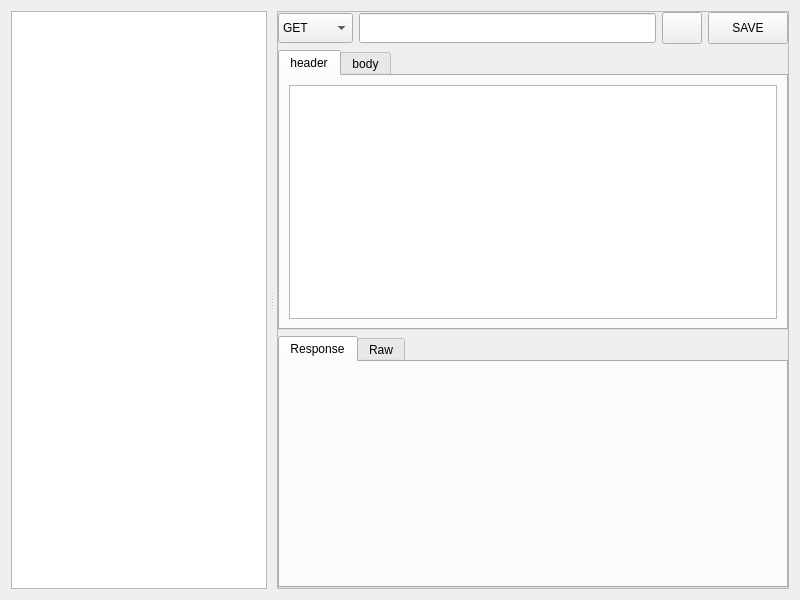
<?xml version="1.0" encoding="UTF-8"?>
<ui version="4.0">
 <class>Form</class>
 <widget class="QWidget" name="Form">
  <property name="geometry">
   <rect>
    <x>0</x>
    <y>0</y>
    <width>800</width>
    <height>600</height>
   </rect>
  </property>
  <property name="sizePolicy">
   <sizepolicy hsizetype="Preferred" vsizetype="Preferred">
    <horstretch>0</horstretch>
    <verstretch>0</verstretch>
   </sizepolicy>
  </property>
  <property name="minimumSize">
   <size>
    <width>800</width>
    <height>600</height>
   </size>
  </property>
  <property name="sizeIncrement">
   <size>
    <width>100</width>
    <height>0</height>
   </size>
  </property>
  <property name="baseSize">
   <size>
    <width>10</width>
    <height>20</height>
   </size>
  </property>
  <property name="windowTitle">
   <string>Form</string>
  </property>
  <property name="layoutDirection">
   <enum>Qt::LeftToRight</enum>
  </property>
  <layout class="QVBoxLayout" name="verticalLayout">
   <item>
    <widget class="QSplitter" name="splitter">
     <property name="orientation">
      <enum>Qt::Horizontal</enum>
     </property>
     <property name="handleWidth">
      <number>10</number>
     </property>
     <property name="childrenCollapsible">
      <bool>false</bool>
     </property>
     <widget class="QTreeView" name="treeView">
      <property name="sizePolicy">
       <sizepolicy hsizetype="Expanding" vsizetype="Expanding">
        <horstretch>0</horstretch>
        <verstretch>0</verstretch>
       </sizepolicy>
      </property>
      <property name="minimumSize">
       <size>
        <width>200</width>
        <height>0</height>
       </size>
      </property>
      <attribute name="headerVisible">
       <bool>false</bool>
      </attribute>
     </widget>
     <widget class="QFrame" name="frame">
      <property name="sizePolicy">
       <sizepolicy hsizetype="Expanding" vsizetype="Expanding">
        <horstretch>1</horstretch>
        <verstretch>0</verstretch>
       </sizepolicy>
      </property>
      <property name="minimumSize">
       <size>
        <width>200</width>
        <height>0</height>
       </size>
      </property>
      <property name="frameShape">
       <enum>QFrame::StyledPanel</enum>
      </property>
      <property name="frameShadow">
       <enum>QFrame::Raised</enum>
      </property>
      <layout class="QGridLayout" name="gridLayout_2">
       <property name="leftMargin">
        <number>0</number>
       </property>
       <property name="topMargin">
        <number>0</number>
       </property>
       <property name="rightMargin">
        <number>0</number>
       </property>
       <property name="bottomMargin">
        <number>0</number>
       </property>
       <item row="0" column="1">
        <widget class="QLineEdit" name="lineEdit">
         <property name="minimumSize">
          <size>
           <width>0</width>
           <height>30</height>
          </size>
         </property>
         <property name="styleSheet">
          <string notr="true"/>
         </property>
        </widget>
       </item>
       <item row="0" column="3">
        <widget class="QPushButton" name="pushButton">
         <property name="minimumSize">
          <size>
           <width>0</width>
           <height>32</height>
          </size>
         </property>
         <property name="styleSheet">
          <string notr="true"/>
         </property>
         <property name="text">
          <string>SAVE</string>
         </property>
        </widget>
       </item>
       <item row="0" column="0">
        <widget class="QComboBox" name="comboBox">
         <property name="sizePolicy">
          <sizepolicy hsizetype="Minimum" vsizetype="Fixed">
           <horstretch>0</horstretch>
           <verstretch>0</verstretch>
          </sizepolicy>
         </property>
         <property name="minimumSize">
          <size>
           <width>0</width>
           <height>30</height>
          </size>
         </property>
         <property name="styleSheet">
          <string notr="true">padding: 4px</string>
         </property>
         <item>
          <property name="text">
           <string>GET</string>
          </property>
         </item>
         <item>
          <property name="text">
           <string>POST</string>
          </property>
         </item>
         <item>
          <property name="text">
           <string>PUT</string>
          </property>
         </item>
         <item>
          <property name="text">
           <string>DELETE</string>
          </property>
         </item>
        </widget>
       </item>
       <item row="0" column="2">
        <widget class="QPushButton" name="pushButton_2">
         <property name="minimumSize">
          <size>
           <width>0</width>
           <height>32</height>
          </size>
         </property>
         <property name="styleSheet">
          <string notr="true"/>
         </property>
         <property name="text">
          <string/>
         </property>
         <property name="icon">
          <iconset resource="C:/Users/wyc20/Pictures/a.qrc">
           <normaloff>:/1/QQ图片20190904225747.png</normaloff>:/1/QQ图片20190904225747.png</iconset>
         </property>
         <property name="iconSize">
          <size>
           <width>16</width>
           <height>16</height>
          </size>
         </property>
        </widget>
       </item>
       <item row="2" column="0" colspan="4">
        <widget class="QTabWidget" name="tabWidget">
         <property name="sizePolicy">
          <sizepolicy hsizetype="Expanding" vsizetype="Expanding">
           <horstretch>0</horstretch>
           <verstretch>1</verstretch>
          </sizepolicy>
         </property>
         <property name="currentIndex">
          <number>0</number>
         </property>
         <widget class="QWidget" name="tab">
          <attribute name="title">
           <string>Response</string>
          </attribute>
         </widget>
         <widget class="QWidget" name="tab_2">
          <attribute name="title">
           <string>Raw</string>
          </attribute>
         </widget>
        </widget>
       </item>
       <item row="1" column="0" colspan="4">
        <widget class="QTabWidget" name="tabWidget_2">
         <property name="minimumSize">
          <size>
           <width>0</width>
           <height>280</height>
          </size>
         </property>
         <property name="currentIndex">
          <number>0</number>
         </property>
         <widget class="QWidget" name="tab_3">
          <attribute name="title">
           <string>header</string>
          </attribute>
          <layout class="QHBoxLayout" name="horizontalLayout">
           <item>
            <widget class="QTableView" name="header_tableView">
             <property name="horizontalScrollMode">
              <enum>QAbstractItemView::ScrollPerPixel</enum>
             </property>
             <attribute name="horizontalHeaderCascadingSectionResizes">
              <bool>false</bool>
             </attribute>
             <attribute name="horizontalHeaderMinimumSectionSize">
              <number>100</number>
             </attribute>
             <attribute name="horizontalHeaderDefaultSectionSize">
              <number>200</number>
             </attribute>
             <attribute name="horizontalHeaderHighlightSections">
              <bool>false</bool>
             </attribute>
             <attribute name="horizontalHeaderStretchLastSection">
              <bool>false</bool>
             </attribute>
            </widget>
           </item>
          </layout>
         </widget>
         <widget class="QWidget" name="tab_4">
          <attribute name="title">
           <string>body</string>
          </attribute>
          <layout class="QVBoxLayout" name="verticalLayout_2">
           <item>
            <widget class="QFrame" name="frame">
             <property name="sizePolicy">
              <sizepolicy hsizetype="Preferred" vsizetype="Fixed">
               <horstretch>0</horstretch>
               <verstretch>0</verstretch>
              </sizepolicy>
             </property>
             <property name="minimumSize">
              <size>
               <width>0</width>
               <height>40</height>
              </size>
             </property>
             <property name="frameShadow">
              <enum>QFrame::Raised</enum>
             </property>
             <layout class="QHBoxLayout" name="horizontalLayout_2">
              <item>
               <widget class="QRadioButton" name="radioButton">
                <property name="text">
                 <string>form-data</string>
                </property>
               </widget>
              </item>
              <item>
               <widget class="QRadioButton" name="radioButton_2">
                <property name="text">
                 <string>x-www-form-urlencoded</string>
                </property>
               </widget>
              </item>
              <item>
               <widget class="QRadioButton" name="radioButton_3">
                <property name="text">
                 <string>binary</string>
                </property>
               </widget>
              </item>
              <item>
               <widget class="QRadioButton" name="radioButton_4">
                <property name="text">
                 <string>raw</string>
                </property>
               </widget>
              </item>
              <item>
               <spacer name="horizontalSpacer">
                <property name="orientation">
                 <enum>Qt::Horizontal</enum>
                </property>
                <property name="sizeHint" stdset="0">
                 <size>
                  <width>25</width>
                  <height>20</height>
                 </size>
                </property>
               </spacer>
              </item>
             </layout>
            </widget>
           </item>
           <item>
            <widget class="QWidget" name="widget_2" native="true"/>
           </item>
          </layout>
         </widget>
        </widget>
       </item>
      </layout>
     </widget>
    </widget>
   </item>
  </layout>
 </widget>
 <resources>
  <include location="C:/Users/wyc20/Pictures/a.qrc"/>
 </resources>
 <connections/>
</ui>
